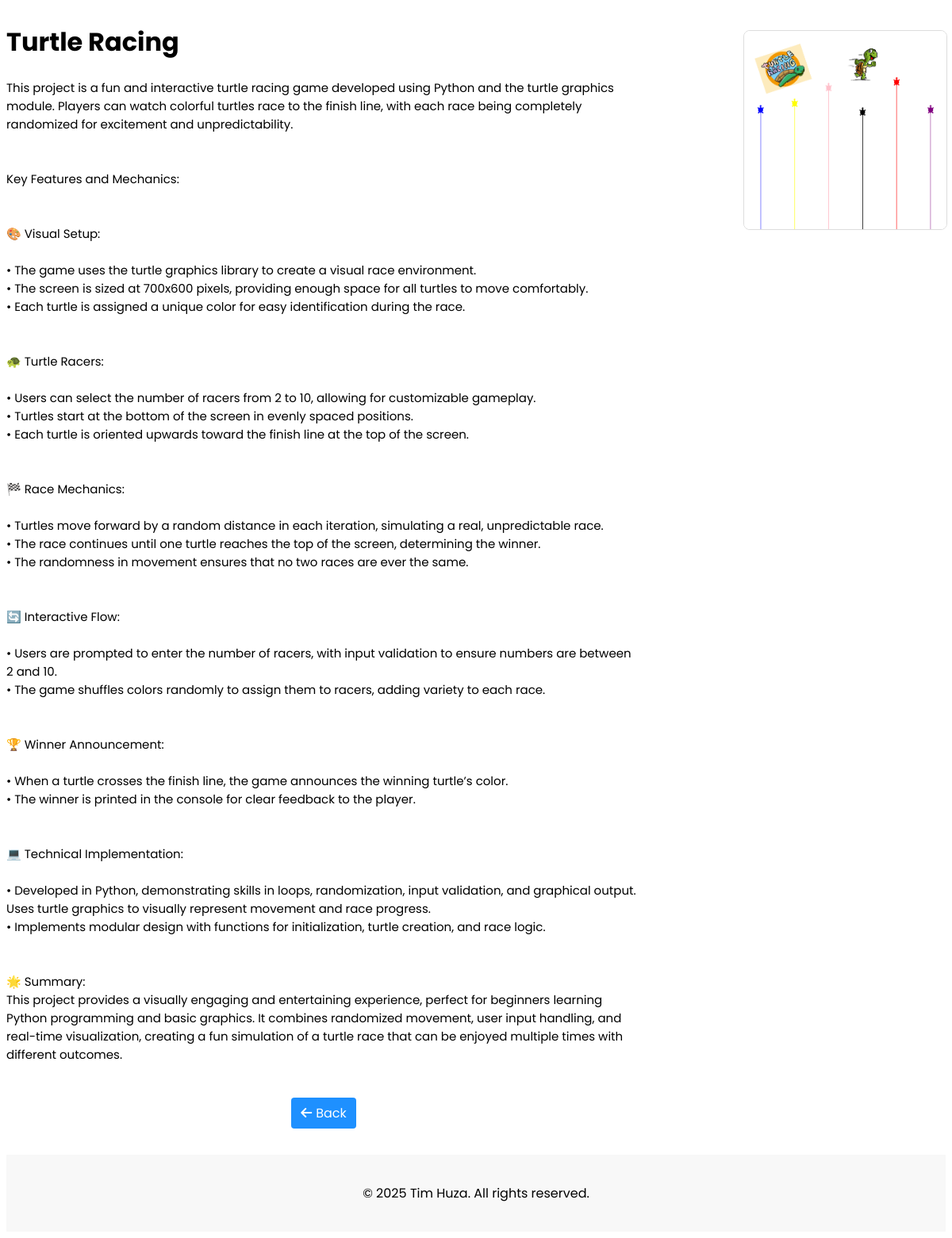
Page /projects/turtle-racing/ on the committed database.
### projects/models.py (models this page shows, shortened)
class Project(models.Model):
    name = models.CharField(max_length=200)
    slug = models.SlugField(unique=True)
    description = models.TextField()
    detail_description = models.TextField(default='', blank=True)
    image = models.ImageField(upload_to='project/%Y/%m/%d/', blank=True)
    github_link = models.URLField(blank=True)
    class Meta:
        verbose_name = 'Project'
        verbose_name_plural = 'Projects'

### projects/views.py (the view)
# urls.py: path('<slug:slug>/', views.project_detail, name='project_detail'),
def project_detail(request, slug):
    project = get_object_or_404(Project, slug=slug)
    return render(request, 'projects/project_detail.html', {'project': project})

### projects/templates/projects/project_detail.html (shortened to what this page needs)
{% extends 'base.html' %}
{% block content %}
    <div class="detail-container">
        <div class="left-content">
            <h1>{{ project.name }}</h1>
            <div class="project-description">
                {{ project.detail_description|linebreaksbr }}
            </div>
            <div class="back-button" style="text-align: center;">
                <a href="{% url 'home' %}" class="back-btn"><i class="fa-solid fa-arrow-left" style="margin-right: 5px;"></i>Back</a>
            </div>
        </div>
        <div class="right-content">
            {% if project.image %}
                <div class="project-img-detail">
                    <img src="{{ project.image.url }}" alt="{{ project.name }}" class="project-image-detail" style="width: 100%; height: 250px; border: 1px solid #ddd; border-radius: 8px; object-fit: cover; margin-top: 30px;">
                </div>
            {% endif %}
        </div>
    </div>
{% endblock content %}

### projects/static/css/styles.css (style rules this page uses)
html { scroll-behavior: smooth; }
body { font-family: 'Poppins', sans-serif; }
.project-description { font-size: 15px; }
.detail-container { display: flex; justify-content: space-between; max-width: 1400px; margin: 0 auto; }
.left-content { max-width: 800px; }
.back-button { margin-top: 50px; }
.back-btn { background-color: dodgerblue; color: white; border: none; padding: 8px 12px; border-radius: 4px; cursor: pointer; transition: 0.3s; margin-top: 200px; margin-bottom: 20px; text-decoration: none; }

### rows in the picture
Project: name "Turtle Racing", detail_description "This project is a fun and interactive turtle racing game developed using Python and the turtle graphics module. Players can watch colorful turtles race to the finish line, with each race being completely randomized for excitement and unpredictability. Key Features and Mechanics: 🎨 Visual Setup: • The game uses the turtle graphics library to create a visual race environment. • The screen is sized at 700x600 pixels, providing enough space for all turtles to move comfortably. • Each turtle is assigned a unique color for easy identification during the race. 🐢 Turtle Racers: • Users can select the number of racers from 2 to 10, allowing for customizable gameplay. • Turtles start at the bottom of…", image (picture)
